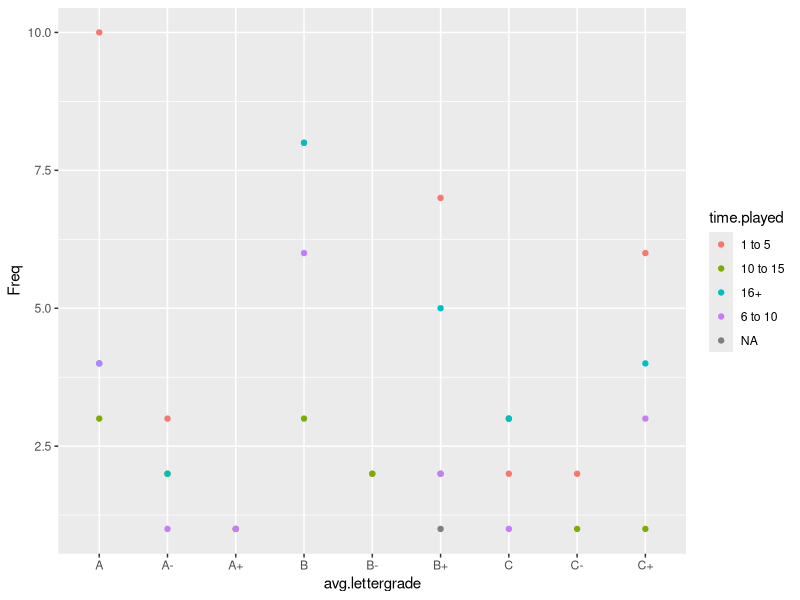
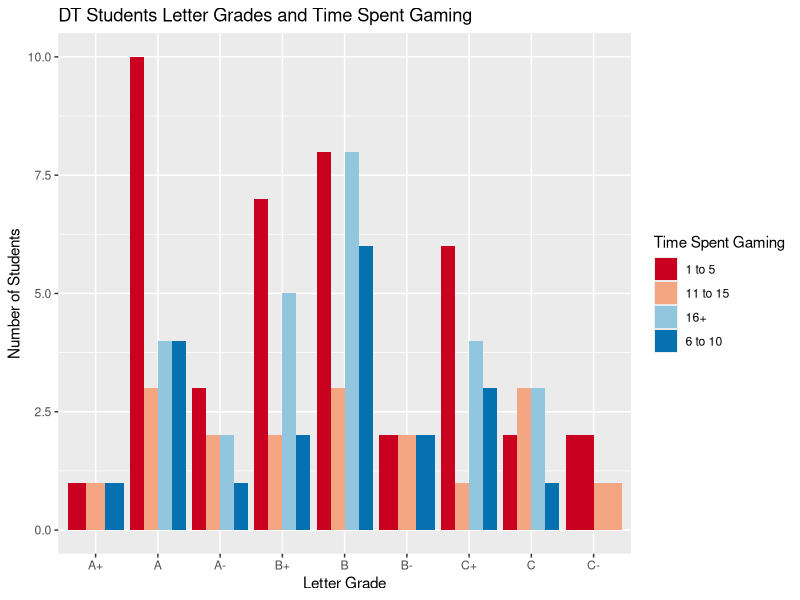
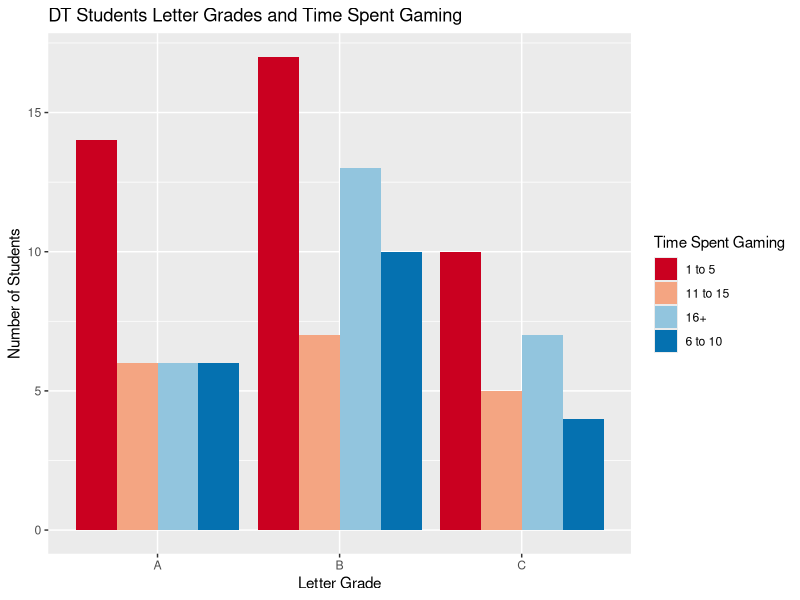

The R script that drew these images, in order:
## ---- chunk 1
# library for data wrangling and ggplot
library(tidyverse)

# read in DT survey answers
survey = read.csv("DTsurvey.csv")

# list of grades for condition to compare to
grades = c("A+","A","A-","B+","B","B-","C+","C","C-")

# initialize empty vector
# nongrades = NULL
# grades = NULL

# total sample size
samplesize = nrow(survey)

# dataframe containing students that entered their postal codes
postalcodes = survey[!(is.na(survey$postal.code)),]

#nongamers = survey[survey$gamer.yes.or.no.=="no",]

# students that didn't fill in average grades
# nagrades = survey[is.na(survey$avg.lettergrade),]

# filled grades
# filledgrades = survey[!(is.na(survey$avg.lettergrade)), ]

# took out weird answers that students put and combined with NA grades
nagrades = survey[!(survey$avg.lettergrade %in% grades),]

# students that properly filled in grades
propergrades = survey %>% 
  filter_at(vars("avg.lettergrade"),any_vars(. %in% grades))

# gamers with filled in grades
gamers = propergrades[propergrades$gamer.yes.or.no. == "yes",]

# nongamers with filled in grades
nongamers = propergrades[propergrades$gamer.yes.or.no. == "no",]

# 106 gamers that properly filled grades
nrow(gamers)

# 8 non gamers that properly filled grades
nrow(nongamers)

# counts of nongamers grades
nongamers_counts = as.data.frame(table(nongamers$avg.lettergrade))

# counts of gamers grades 

gamers_counts = as.data.frame(table(gamers$avg.lettergrade))

# adding a column of counts
gamers$count = 1

# fixed error 

gamers[7,"time.played"] = "16+"

# group up average grade and time played
grouped_gamers_timeplayed = gamers %>% select(avg.lettergrade,time.played,count) %>%
  group_by(avg.lettergrade,time.played) %>% summarise(Freq = sum(count))

# student didn't specify time played
grouped_gamers_timeplayed[23,]

# remove student with no time specificed 
grouped_gamers = grouped_gamers_timeplayed[-23,]

# remove NA time played from gamers
gamers_plot = gamers[-5,]

# reorder the levels of letter grades for gamers

gamers_plot$avg.lettergrade = factor(gamers_plot$avg.lettergrade, levels = grades)

# reorder the levels of time.played for gamers
gamers_plot$time.played = factor(gamers_plot$time.played, 
                                 levels = c("1 to 5", "6 to 10", "10 to 15", "16+"))

# changed the error from 10 to 15 to 11 to 15
gamers_plot$time.played = gsub("10 to 15", "11 to 15", gamers_plot$time.played)
## ---- chunk 2
# library containing unique color values 
library(RColorBrewer)
# plot with points of gamers letter grades and frequency grouped by time played

(p1 = ggplot(grouped_gamers, aes(x = avg.lettergrade, y = Freq, 
                                 color = time.played)) + geom_point())

# bar plot of gamers with letter grades and frequency grouped by time played
(p2 = ggplot(gamers_plot, aes(x = avg.lettergrade, fill = time.played)) + 
    geom_bar(position = "dodge") + scale_fill_brewer(palette = "RdBu") + 
    labs(x = "Letter Grade", y = "Number of Students", 
         title = "DT Students Letter Grades and Time Spent Gaming") + 
    guides(fill = guide_legend(title = "Time Spent Gaming")))
## ---- chunk 3
# change all letter grades to just a whole letter
gamers_plot$avg.lettergrade = gsub("[\\+\\-]","",gamers_plot$avg.lettergrade)

(p3 = ggplot(gamers_plot, aes(x = avg.lettergrade, fill = time.played)) + 
    geom_bar(position = "dodge") + scale_fill_brewer(palette = "RdBu") + 
    labs(x = "Letter Grade", y = "Number of Students", 
         title = "DT Students Letter Grades and Time Spent Gaming") + 
    guides(fill = guide_legend(title = "Time Spent Gaming")))
## ---- chunk 4
# number of students per time played

freq_timeplayed = 
  gamers_plot %>% select(time.played,count) %>% group_by(time.played) %>% summarise(freq = sum(count))
## ---- chunk 5
# change , in one of the answers to a /

gamers_plot$most.played.game = gsub(",","/",gamers_plot$most.played.game)


# frequency of games played

mostgamesplayed = gamers_plot %>% select(most.played.game,count) %>% 
  group_by(most.played.game) %>% summarise(freq = sum(count))

# proportion of the gamer students of this survey that play these games
mostgamesplayed$prop = mostgamesplayed$freq/nrow(gamers_plot)

# top games sorted by most popular games in the school
top_games_sorted = mostgamesplayed %>% arrange(desc(freq))
## ---- chunk 6
# drop postal codes since about half of students didn't fill in
gamers_plot = gamers_plot %>% select(-postal.code)
## ---- chunk 7
library(survey)


## ---- chunk 8
# competitive gamers but with casual games
gamers[c(58,59,66,80),c(10,11)]
## ---- chunk 9
# number of students who didn't put their postal code down
nrow(survey)-nrow(postalcodes)
## ---- chunk 10
# students that wrote don't know or no or wrote a wrong postal code
postalcodes[c(7,10,13,28,34),"postal.code"]
## ---- chunk 11
# students that didn't put down grades or wrote something else
nagrades
## ---- chunk 12
# nongamers playing games
nongamers[c(4,7),]
## ---- chunk 13
# students with multiple most played games
grep("/",top_games_sorted$most.played.game,value = TRUE)
## ---- chunk 14
gamers_plot[gamers_plot$weekday.or.weekend=="both",]
## ---- chunk 15
gamers_plot[c(78,87,94,105),c("single.or.multi","most.played.game")]
## ---- chunk 16
# just one gamer with both in single or multiplayer question
gamers[gamers$single.or.multi == 'both',]
